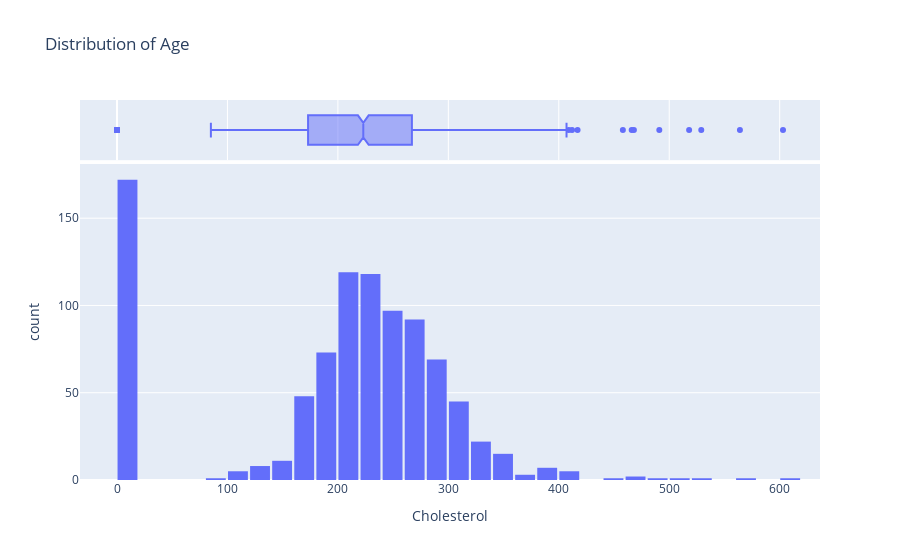

Notebook code for this chart:
### Code cell
fig = px.histogram(df,
                   x='Cholesterol', 
                   marginal='box', 
                   nbins=47, 
                   title='Distribution of Age')
fig.update_layout(bargap=0.1)
fig.show()

### Figure 1 — Plotly figure (JSON) as saved in the notebook; plotly's stock layout.template omitted (floating-point values rounded to 4 significant figures; data arrays with more than 128 entries replaced by an {"elided": "..."} marker saying what was removed)
{"data": [{"alignmentgroup": "True", "bingroup": "x", "hovertemplate": "Cholesterol=%{x}<br>count=%{y}<extra></extra>", "legendgroup": "", "marker": {"color": "#636efa", "pattern": {"shape": ""}}, "name": "", "nbinsx": 47, "offsetgroup": "", "orientation": "v", "showlegend": false, "type": "histogram", "x": {"elided": "918 int values"}, "xaxis": "x", "yaxis": "y"}, {"alignmentgroup": "True", "hovertemplate": "Cholesterol=%{x}<extra></extra>", "legendgroup": "", "marker": {"color": "#636efa"}, "name": "", "notched": true, "offsetgroup": "", "showlegend": false, "type": "box", "x": {"elided": "918 int values"}, "xaxis": "x2", "yaxis": "y2"}], "layout": {"autosize": true, "bargap": 0.1, "barmode": "relative", "legend": {"tracegroupgap": 0}, "title": {"text": "Distribution of Age"}, "xaxis": {"anchor": "y", "autorange": true, "domain": [0, 1], "range": [-33.5, 636.5], "title": {"text": "Cholesterol"}, "type": "linear"}, "xaxis2": {"anchor": "y2", "autorange": true, "domain": [0, 1], "matches": "x", "range": [-33.5, 636.5], "showgrid": true, "showticklabels": false, "type": "linear"}, "yaxis": {"anchor": "x", "autorange": true, "domain": [0, 0.8316], "range": [0, 181.1], "title": {"text": "count"}}, "yaxis2": {"anchor": "x2", "autorange": true, "domain": [0.8416, 1], "matches": "y2", "range": [-0.5, 0.5], "showgrid": false, "showline": false, "showticklabels": false, "ticks": "", "type": "category"}}}
